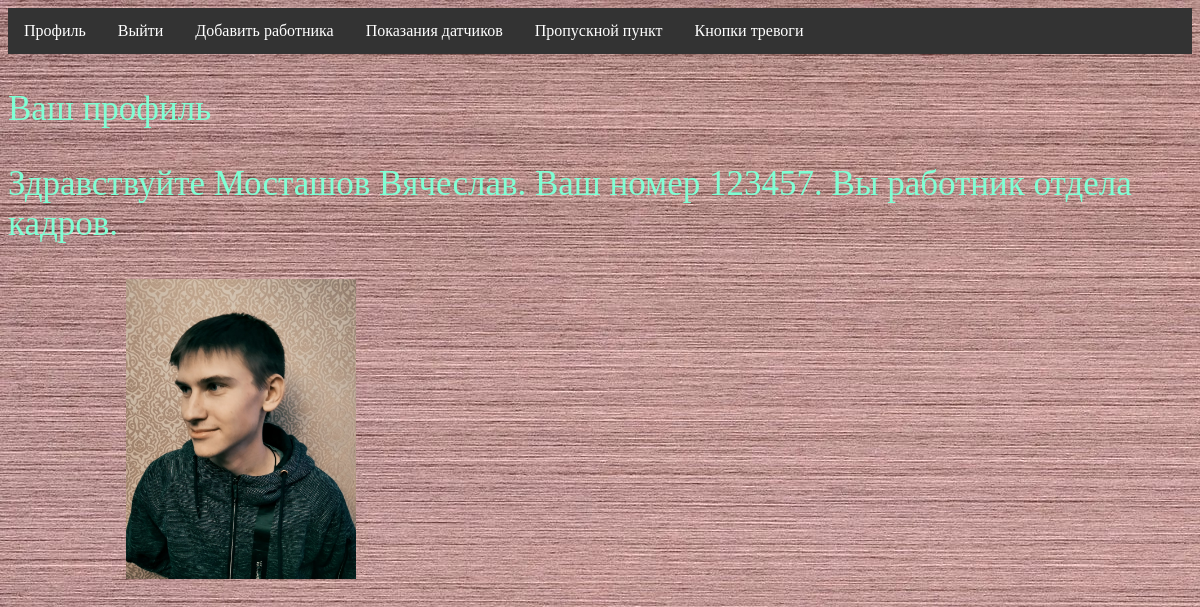
The page /profile/123457 on the database its author committed.
### tables this page shows
CREATE TABLE unique_number(
    id INTEGER PRIMARY KEY AUTOINCREMENT,
    UN INTEGER NOT NULL,
    Name text NOT NULL,
    Surname text NOT NULL,
    Status text NOT NULL ,
    Foto text NOT NULL
);

### main.py (the view)
@app.route("/profile/<int:un>")
def profile(un):
    db = get_db()
    dbase = FDataBase(db)
    res = dbase.get_by_number(un)
    na = res['Name']
    sna = res['Surname']
    st = res['Status']
    f = '/static/image/'+res['Foto']
    return render_template('profile.html', UN=un, Status=st, Name=na, Surname=sna, Foto=f)

### Source/FDataBase.py (called while the page is built)
    def get_by_number(self, un):
        try:
            self.__cur.execute("select * from unique_number where UN=:un", {"un": un})
            res = self.__cur.fetchone()
            if res:
                return res
        except sqlite3.Error as e:
            print("Ошибка получения информации о сотруднике"+str(e))
        return False

### main.py (called while the page is built)
def connect_db():
    conn = sqlite3.connect(app.config['DATABASE'])
    conn.row_factory = sqlite3.Row
    return conn

def get_db():
    if not hasattr(g, 'link_db'):
        g.link_db = connect_db()
    return g.link_db

### Templates/profile.html (shortened to what this page needs)
<!DOCTYPE html>
<html>
<head>
    <link rel="stylesheet" href="{{url_for ('static',filename='css/Style.css')}}">
</head>
<body>
    <ul>
        <li><a href="{{url_for('profile',un=UN)}}">Профиль</a></li>
        <li><a href="{{url_for('out',un=UN)}}">Выйти</a></li>
        <li><a href="{{url_for('add_number_get',un=UN)}}">Добавить работника</a></li>
        <li><a href="{{url_for('sensors',un=UN)}}">Показания датчиков</a></li>
        <li><a href="{{url_for('enters',un=UN)}}">Пропускной пункт</a></li>
        <li><a href="{{url_for('allert',un=UN)}}">Кнопки тревоги</a></li>
    </ul>
    <p>Ваш профиль</p>
    <p>Здравствуйте {{Surname}} {{Name}}. Ваш номер {{UN}}. Вы  {{Status}}.</p>
    <img src={{Foto}}  height="300" width="230" class="profile_foto"/>
</body>
</html>

### Static/css/Style.css (style rules this page uses)
body { background-image:url("/static/image/background.jpg"); background-repeat: repeat-y; }
p { color: aquamarine; font-size: 35px; }
ul { list-style-type: none; margin: 0; padding: 0; overflow: hidden; background-color: #333; }
li { float: left; }
li a { display: block; color: white; text-align: center; padding: 14px 16px; text-decoration: none; }
.profile_foto { position: relative; left: 10%; }

### rows shown on the page
unique_number: Surname "Мосташов", Name "Вячеслав", Status "работник отдела кадров"

### other values the page prints
{{ UN }} "123457"
